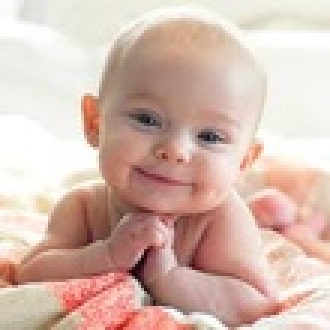
#> input picture vision_artificial/ej1/data/test1.jpg, 110 x 110 px, shrunk from 225 x 225 before the run (shown 3 times larger)
$ jupyter execute main.ipynb
#> lines starting #> are read from the running program, lines starting #| are printed output that depends on the picture; after the words box and inside, x2 and y2 are one past the last pixel; in counts of white or black regions, pixels touching at a corner belong together
[cell 1]
# Caso Práctico (VC_Practica_02_Caras). Ejemplo de Detección de Caras por ordenador
# Práctica de visión por computador con OpenCV y Python
# [OpenCV](http://opencv.org/releases.html) debe estar instalado

# OpenCV contiene clasificadores entrenados para detectar caras
# Los ficheros XML con los clasificadores entrenados se encuentran en el directorio `opencv/data /`.
# Para detección de caras existen dos clasificadores entrenados:

# 1. Clasificador Haar Cascade
# 2. Clasificador LBP Cascade

[cell 2]
# Importar librerías
import numpy as np
import cv2
import matplotlib.pyplot as plt
import time

[cell 3]
# Definir una función para convertir a color RGB
def convertToRGB(img):
    return cv2.cvtColor(img, cv2.COLOR_BGR2RGB)

[cell 4]
# Cargar el clasificador entrenado "Haar Cascade" desde el fichero XML
haar_face_cascade = cv2.CascadeClassifier(
    'data/haarcascade_frontalface_alt.xml')

[cell 5]
# Cargar una imagen de test
test1 = cv2.imread('data/test1.jpg')
#> test1 is the input picture: shape (110, 110, 3); mean B, G, R 175.8, 186.9, 214.6
# Convertir la imagen de test a escala de grises. El detector de caras espera una imagen de este tipo
gray_img = cv2.cvtColor(test1, cv2.COLOR_BGR2GRAY)
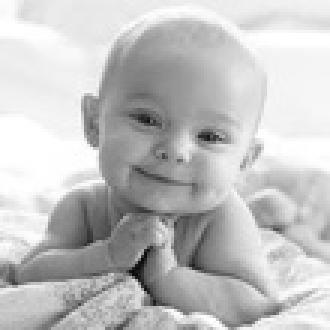
#> gray_img: shape (110, 110) (shown 3 times larger); min 8, max 255, mean 193.9

[cell 6]
# Visualizar la imagen con OpenCV
cv2.imshow('Imagen de Test', gray_img)
# cv2.waitKey(0)
# cv2.destroyAllWindows()

[cell 7]
# Visualizar la imagen con matplotlib
plt.imshow(gray_img, cmap='gray')
plt.show()

[cell 8]
# Buscar las caras en la imagen y devolver las posiciones detectadas con unrectángulo(x, y, w, h)
faces = haar_face_cascade.detectMultiScale(
    gray_img, scaleFactor=1.1, minNeighbors=5)
#> faces = [[33, 22, 52, 52]]

[cell 9]
# Devolver el número de caras detectadas en la imagen
print('Caras encontradas: ', len(faces))
#| Caras encontradas:  1

[cell 10]
# Registrar la información de los rectángulos de las caras
for (x, y, w, h) in faces:
    cv2.rectangle(test1, (x, y), (x+w, y+h), (0, 255, 0), 2)
#> this loop made 1 pass
#> test1: shape (110, 110, 3); 5.12% of pixels changed, all inside (x1, y1, x2, y2) = (32, 21, 87, 76)

[cell 11]
# Convertir la imagen a RGB y visualizarla
plt.imshow(convertToRGB(test1))
plt.show()

[cell 12]
# Agrupar el código en una función para la detección de las caras
# Como argumentos de la función están el clasificador a utilizar y la imagen de entrada


def detect_faces(f_cascade, colored_img, scaleFactor=1.1):
    # Realizar una copia de la imagen
    img_copy = np.copy(colored_img)

    # Convertir la imagen de test a escala de grises. OpenCV requiere una imagen en escala de grises
    gray = cv2.cvtColor(img_copy, cv2.COLOR_BGR2GRAY)

    # Detectar las caras en la imagen. Se utiliza 'detectMultiScale' ya que algunas caras pueden estar más cerca o lejos de la cámara
    faces = f_cascade.detectMultiScale(
        gray, scaleFactor=scaleFactor, minNeighbors=5)

    # Dibujar los rectángulos en la imagen original
    for (x, y, w, h) in faces:
        cv2.rectangle(img_copy, (x, y), (x+w, y+h), (0, 255, 0), 2)

    return img_copy

[cell 13]
# Cargar otra imagen de test
test2 = cv2.imread('data/test3.jpg')
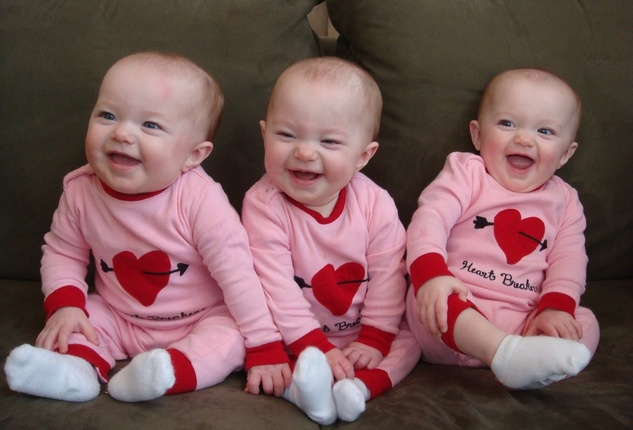
#> input picture vision_artificial/ej1/data/test3.jpg, 633 x 430 px, shrunk from 1296 x 880 before the run
#> test2 is the input picture: shape (430, 633, 3); mean B, G, R 89.9, 89.5, 123.1
# Llamar a la función para detectar caras
faces_detected_img = detect_faces(haar_face_cascade, test2)
#> in detect_faces, `faces = f_cascade.detectMultiScale( gray, scaleFactor=scaleFactor, min..`: faces = [[71, 74, 115, 115], [474, 85, 105, 105], [253, 90, 114, 114]]
#> the loop in detect_faces, `for (x, y, w, h) in faces:` made 3 passes
#> after the loop in detect_faces, `for (x, y, w, h) in faces:`: img_copy: shape (430, 633, 3); 1.47% of pixels changed, all inside (x1, y1, x2, y2) = (70, 73, 581, 206)
# Convertir la imagen a RGB y visualizar la imagen
plt.imshow(convertToRGB(faces_detected_img))

[cell 14]
# Cargar otra imagen de test
test2 = cv2.imread('data/test4.jpg')
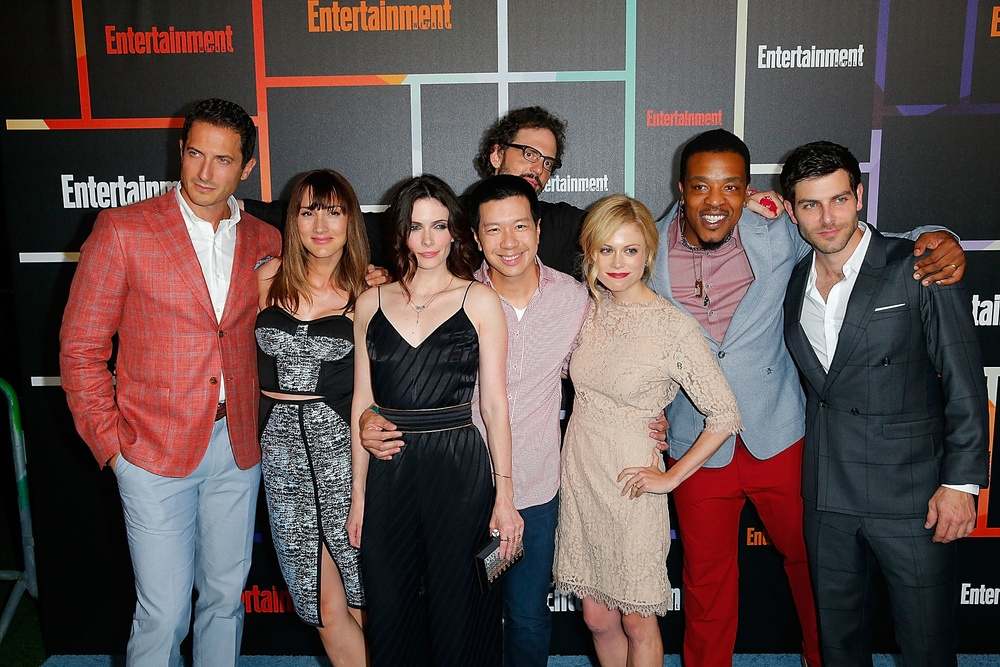
#> input picture vision_artificial/ej1/data/test4.jpg, 1000 x 667 px, shrunk from 2048 x 1365 before the run
#> test2 is the input picture: shape (667, 1000, 3); mean B, G, R 77, 78.7, 95.4

# Llamar a la función para detectar caras
faces_detected_img = detect_faces(haar_face_cascade, test2)
#> the loop in detect_faces (call 2), `for (x, y, w, h) in faces:` made 7 passes
#> (x, y, w, h) on passes 1 to 7: (399, 205, 59, 59), (586, 226, 65, 65), (474, 203, 66, 66), (174, 131, 69, 69), (678, 159, 73, 73), (790, 177, 72, 72), (289, 188, 67, 67)
#> after the loop in detect_faces (call 2), `for (x, y, w, h) in faces:`: img_copy: shape (667, 1000, 3); 0.84% of pixels changed, all inside (x1, y1, x2, y2) = (173, 130, 864, 293)

# Convertir la imagen a RGB y visualizar la imagen
plt.imshow(convertToRGB(faces_detected_img))
plt.show()

[cell 15]
# En este caso se detectan falsos positivos (FP)
# Volvemos a realizar la detección modificando el valor de escala

# Volver a cargar la imagen
test2 = cv2.imread('data/test4.jpg')

# Llamar a la función para detectar caras, pero cambiando el factor de escala a 1.2
faces_detected_img = detect_faces(haar_face_cascade, test2, scaleFactor=1.2)
#> after the loop in detect_faces (call 3), `for (x, y, w, h) in faces:`: img_copy: shape (667, 1000, 3); 0.83% of pixels changed, all inside (x1, y1, x2, y2) = (172, 129, 865, 289)

# Convertir la imagen a RGB y visualizar la imagen
plt.imshow(convertToRGB(faces_detected_img))
plt.show()

[cell 16]
# Utilizar ahora el otro clasificador de caras (LBP Cascade)

# Cargar el clasificador entrenado "LBP Cascade" desde el fichero XML
lbp_face_cascade = cv2.CascadeClassifier('data/lbpcascade_frontalface.xml')

[cell 17]
# Cargar una imagen de test
test2 = cv2.imread('data/test2.jpg')
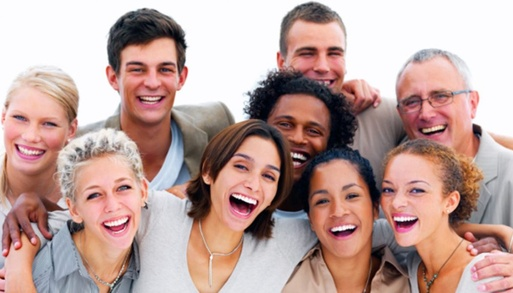
#> input picture vision_artificial/ej1/data/test2.jpg, 513 x 293 px, shrunk from 1050 x 600 before the run
#> test2 is the input picture: shape (293, 513, 3); mean B, G, R 155.7, 161.3, 189.9

# Llamar a la función para detectar caras
faces_detected_img = detect_faces(lbp_face_cascade, test2)
#> after the loop in detect_faces (call 4), `for (x, y, w, h) in faces:`: img_copy: shape (293, 513, 3); 4.15% of pixels changed, all inside (x1, y1, x2, y2) = (1, 25, 449, 249)

# Convertir la imagen a RGB y visualizar la imagen
plt.imshow(convertToRGB(faces_detected_img))
plt.show()

[cell 18]
# Cargar otra imagen de test
test2 = cv2.imread('data/test3.jpg')

# Llamar a la función para detectar caras
faces_detected_img = detect_faces(lbp_face_cascade, test2)
#> after the loop in detect_faces (call 5), `for (x, y, w, h) in faces:`: img_copy: shape (430, 633, 3); 0.94% of pixels changed, all inside (x1, y1, x2, y2) = (252, 85, 581, 205)

# Convertir la imagen a RGB y visualizar la imagen
plt.imshow(convertToRGB(faces_detected_img))
plt.show()

[cell 19]
# Ejecutar de forma conjunta los dos clasificadores Haar y LBP para ver los resultados

# Cargar el clasificador entrenado "Haar Cascade" desde el fichero XML
haar_face_cascade = cv2.CascadeClassifier(
    'data/haarcascade_frontalface_alt.xml')
# Cargar el clasificador entrenado "LBP Cascade" desde el fichero XML
lbp_face_cascade = cv2.CascadeClassifier('data/lbpcascade_frontalface.xml')

[cell 20]
# Cargar la primera imagen de test conjunto
test1 = cv2.imread('data/test5.jpg')
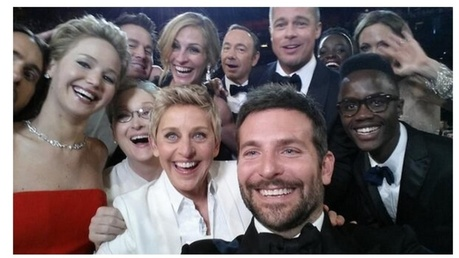
#> input picture vision_artificial/ej1/data/test5.jpg, 459 x 258 px, shrunk from 940 x 528 before the run
#> test1 is the input picture: shape (258, 459, 3); mean B, G, R 104.6, 103.2, 114
# Cargar la segunda imagen
test2 = cv2.imread('data/test6.jpg')
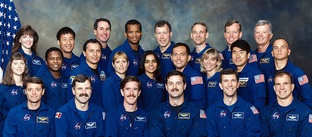
#> input picture vision_artificial/ej1/data/test6.jpg, 312 x 137 px, shrunk from 640 x 280 before the run
#> test2 is the input picture: shape (137, 312, 3); mean B, G, R 102.4, 79.3, 71.6

[cell 21]
# TEST 1
print("Test 1 de los clasificadores Haar y LBP")

[cell 22]
# ------------HAAR-----------
# Registrar el tiempo antes de la detección
t1 = time.time()
# Llamar a la función para detectar caras
haar_detected_img = detect_faces(haar_face_cascade, test1)
#> in detect_faces (call 6), `faces = f_cascade.detectMultiScale( gray, scaleFactor=scaleFactor, min..`: faces = [[212, 30, 44, 44], [265, 4, 52, 52], [159, 28, 53, 53], [110, 92, 55, 55], [150, 108, 72, 72], [43, 40, 64, 64], [332, 78, 65, 65], [222, 110, 99, 99]]
#> the loop in detect_faces (call 6), `for (x, y, w, h) in faces:` made 8 passes
#> after the loop in detect_faces (call 6), `for (x, y, w, h) in faces:`:
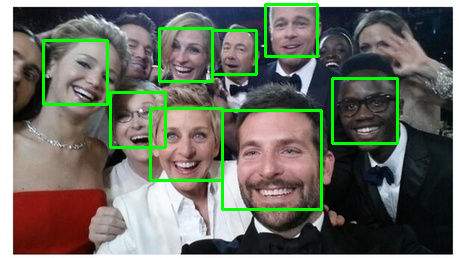
#> img_copy: shape (258, 459, 3); 4.76% of pixels changed, all inside (x1, y1, x2, y2) = (42, 3, 399, 211)

# Registrar el tiempo después de la detección
t2 = time.time()

# Calcular la diferencia de tiempo
dt1 = t2 - t1

[cell 23]
# ------------LBP-----------
# Registrar el tiempo antes de la detección
t1 = time.time()

# Llamar a la función para detectar caras
lbp_detected_img = detect_faces(lbp_face_cascade, test1)
#> after the loop in detect_faces (call 7), `for (x, y, w, h) in faces:`: img_copy: shape (258, 459, 3); 5.01% of pixels changed, all inside (x1, y1, x2, y2) = (43, 2, 399, 216)

# Registrar el tiempo después de la detección
t2 = time.time()
# Calcular la diferencia de tiempo
dt2 = t2 - t1

[cell 24]
# Visualizar los resultados
# Crear una figura con los resultados registrados para cada clasificador
f, (ax1, ax2) = plt.subplots(1, 2, figsize=(10, 5))

[cell 25]
# Visualizar resultados del clasificador Haar Cascade
ax1.set_title('Tiempo Detección Haar: ' + str(round(dt1, 3)) + ' seg')
ax1.imshow(convertToRGB(haar_detected_img))

[cell 26]
# Visualizar resultados del clasificador LBP Cascade
ax2.set_title('Tiempo Detección LBP: ' + str(round(dt2, 3)) + ' seg')
ax2.imshow(convertToRGB(lbp_detected_img))

[cell 27]
print("Precisión: Haar y LBP detectan igual número de caras")
print("Velocidad: LBP es más rápido que Haar\n")

[cell 28]
# Visualizar imágenes
plt.show()

[cell 29]
# TEST 2
print("Test 2 de los clasificadores Haar y LBP")

[cell 30]
# ------------HAAR-----------
# Registrar el tiempo antes de la detección
t1 = time.time()

# Llamar a la función para detectar caras
haar_detected_img = detect_faces(haar_face_cascade, test2)
#> in detect_faces (call 8), `gray = cv2.cvtColor(img_copy, cv2.COLOR_BGR2GRAY)`:
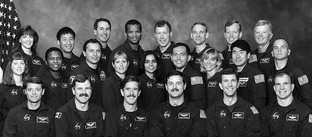
#> gray: shape (137, 312); min 1, max 253, mean 79.6
#> in detect_faces (call 8), `faces = f_cascade.detectMultiScale( gray, scaleFactor=scaleFactor, min..`: faces = [[269, 39, 23, 23], [83, 42, 22, 22], [168, 46, 21, 21], [163, 74, 24, 24], [271, 75, 23, 23], [120, 81, 23, 23]]
#> the loop in detect_faces (call 8), `for (x, y, w, h) in faces:` made 6 passes
#> after the loop in detect_faces (call 8), `for (x, y, w, h) in faces:`:
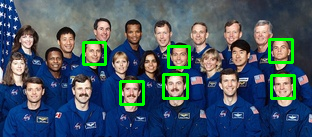
#> img_copy: shape (137, 312, 3); 3.76% of pixels changed, all inside (x1, y1, x2, y2) = (82, 38, 296, 106)
# Registrar el tiempo después de la detección
t2 = time.time()
# Calcular la diferencia de tiempo
dt1 = t2 - t1

[cell 31]
# ------------LBP-----------
# Registrar el tiempo antes de la detección
t1 = time.time()

# Llamar a la función para detectar caras
lbp_detected_img = detect_faces(lbp_face_cascade, test2)
#> in detect_faces (call 9), `faces = f_cascade.detectMultiScale( gray, scaleFactor=scaleFactor, min..`: faces = [[162, 74, 26, 26]]
#> the loop in detect_faces (call 9), `for (x, y, w, h) in faces:` made 1 pass
#> after the loop in detect_faces (call 9), `for (x, y, w, h) in faces:`:
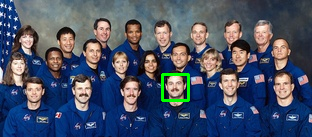
#> img_copy: shape (137, 312, 3); 0.72% of pixels changed, all inside (x1, y1, x2, y2) = (161, 73, 190, 102)
# Registrar el tiempo después de la detección
t2 = time.time()
# Calcular la diferencia de tiempo
dt2 = t2 - t1

[cell 32]
# Visualizar los resultados
# Crear una figura con los resultados registrados para cada clasificador
f, (ax1, ax2) = plt.subplots(1, 2, figsize=(10, 5))

[cell 33]
# show Haar image
ax1.set_title('Tiempo Detección Haar: ' + str(round(dt1, 3)) + ' secs')
ax1.imshow(convertToRGB(haar_detected_img))

[cell 34]
# show LBP image
ax2.set_title('Tiempo Detección LBP: ' + str(round(dt2, 3)) + ' secs')
ax2.imshow(convertToRGB(lbp_detected_img))
